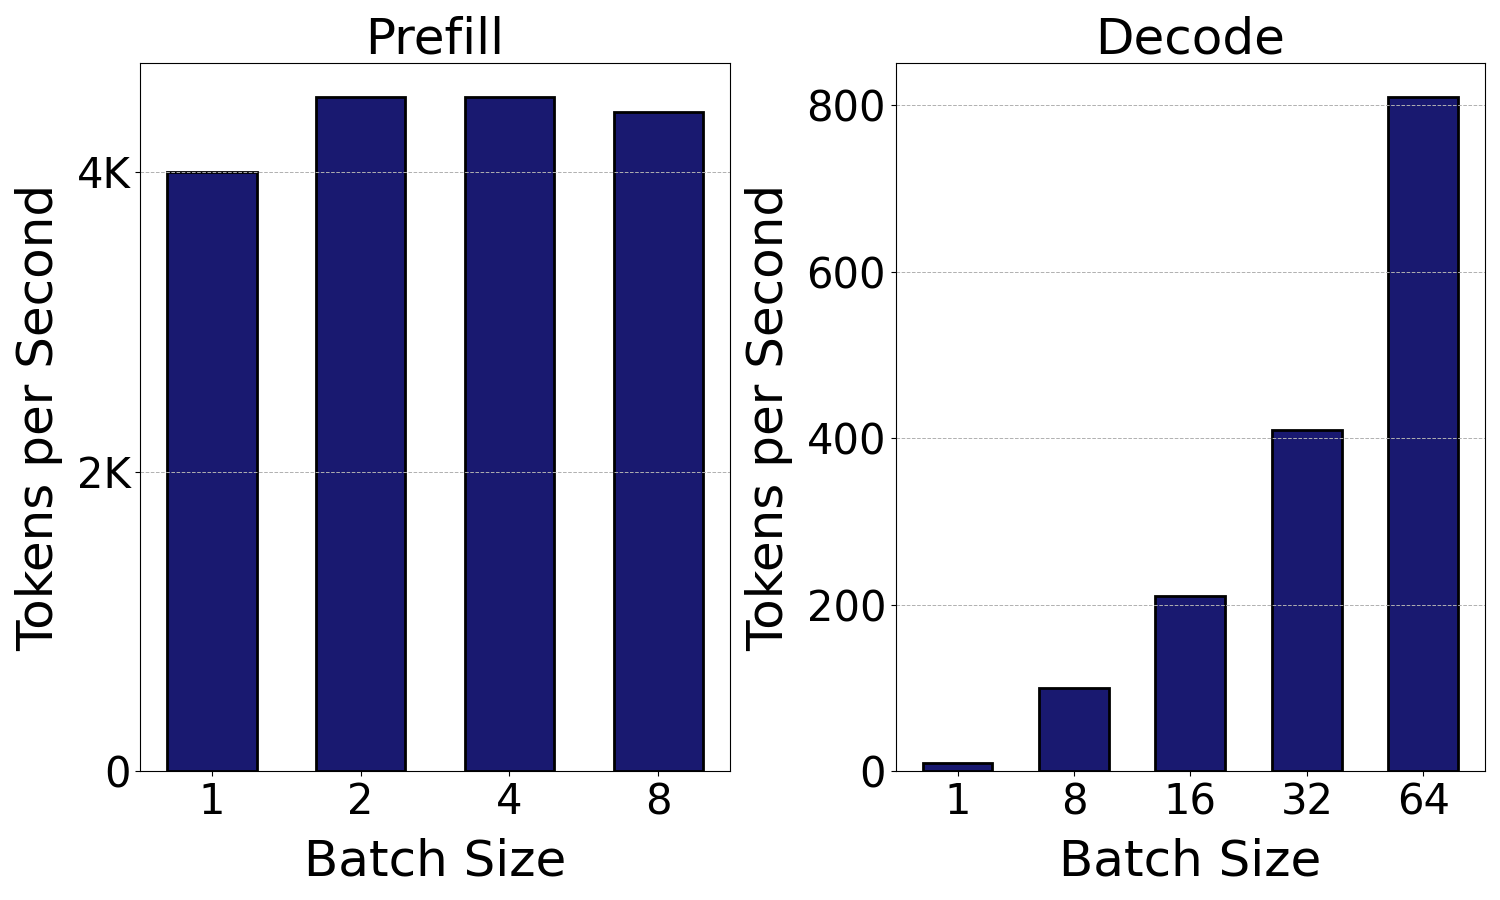

Recreate this plot in Python.
import matplotlib.pyplot as plt
import numpy as np

# Data for the bar graphs
batch_sizes_prefill = [1, 2, 4, 8]
prefill_tokens_per_second = [4000, 4500, 4500, 4400]

batch_sizes_decode = [1, 8, 16, 32, 64]
decode_tokens_per_second = [10, 100, 210, 410, 810]

# Generate fixed-width x values for equal spacing
prefill_positions = np.arange(len(batch_sizes_prefill))
decode_positions = np.arange(len(batch_sizes_decode))

# Create the bar graphs
fig, (ax1, ax2) = plt.subplots(1, 2, figsize=(15, 9), gridspec_kw={"width_ratios": [1, 1]})

# Prefill bar graph
ax1.bar(prefill_positions, prefill_tokens_per_second, color='#191970', edgecolor='black', linewidth=2, width=0.6)
ax1.set_title("Prefill", fontsize=36)
ax1.set_xlabel("Batch Size", fontsize=36, labelpad=10)
ax1.set_ylabel("Tokens per Second", fontsize=36, labelpad=10)
ax1.set_xticks(prefill_positions)
ax1.set_xticklabels(batch_sizes_prefill, fontsize=30)
ax1.set_yticks([0, 2000, 4000])
ax1.set_yticklabels(["0", "2K", "4K"], fontsize=30)
ax1.tick_params(axis='y', labelsize=30)
ax1.grid(axis='y', linestyle='--', linewidth=0.7)

# Decode bar graph
ax2.bar(decode_positions, decode_tokens_per_second, color='#191970', edgecolor='black', linewidth=2, width=0.6)
ax2.set_title("Decode", fontsize=36)
ax2.set_xlabel("Batch Size", fontsize=36, labelpad=10)
ax2.set_ylabel("Tokens per Second", fontsize=36, labelpad=10)
ax2.set_xticks(decode_positions)
ax2.set_xticklabels(batch_sizes_decode, fontsize=30)
ax2.set_yticks([0, 200, 400, 600, 800])
ax2.set_yticklabels(["0", "200", "400", "600", "800"], fontsize=30)
ax2.tick_params(axis='y', labelsize=30)
ax2.grid(axis='y', linestyle='--', linewidth=0.7)

# Adjust layout and show the plot
plt.tight_layout()
plt.show()
